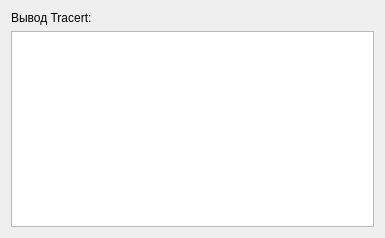
<?xml version="1.0" encoding="UTF-8"?>
<ui version="4.0">
 <class>Form</class>
 <widget class="QWidget" name="Form">
  <property name="geometry">
   <rect>
    <x>0</x>
    <y>0</y>
    <width>385</width>
    <height>238</height>
   </rect>
  </property>
  <property name="windowTitle">
   <string>Tracert</string>
  </property>
  <layout class="QVBoxLayout" name="verticalLayout">
   <item>
    <widget class="QLabel" name="label">
     <property name="text">
      <string>Вывод Tracert:</string>
     </property>
    </widget>
   </item>
   <item>
    <widget class="QPlainTextEdit" name="txtTracert"/>
   </item>
  </layout>
 </widget>
 <resources/>
 <connections/>
</ui>
